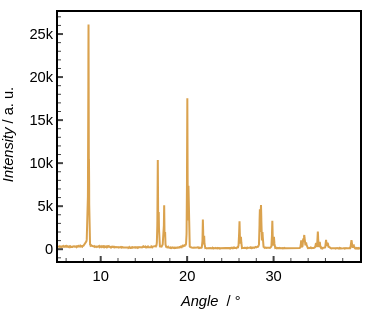

Notebook code cell kept with this figure:
### Code cell
a = dataframe = raw_data[0]
b = x_column_name = 'Angle'
c = y_column_names = 'Intensity'
d = curve_label = 'Test'
e = color = my_color_scale[1] # was 'orange'
f = XAxis_Label = '<i> Angle </i> / °'
g = YAxis_Label = '<i> Intensity </i>/ a. u.'
h = Filepath_for_saving = images_outdir + outname + ".html"

Plotly_Single_Dataframe(a, b, c, d, e, f, g, h)

### Figure 1 — Plotly figure (JSON) as saved in the notebook; plotly's stock layout.template omitted (floating-point values rounded to 4 significant figures; data arrays with more than 128 entries replaced by an {"elided": "..."} marker saying what was removed)
{"data": [{"line": {"color": "#daa24e", "dash": "solid", "width": 2}, "mode": "lines", "name": "Test", "type": "scatter", "x": {"elided": "4879 float values"}, "y": {"elided": "4879 float values"}}], "layout": {"font": {"color": "black", "family": "Arial", "size": 14.67}, "height": 309, "legend": {"bgcolor": "rgba(255,255,255,0)", "font": {"size": 10.67}, "x": 1.02, "xanchor": "left", "y": 1, "yanchor": "top"}, "margin": {"autoexpand": false, "b": 48, "l": 58, "r": 12, "t": 12}, "paper_bgcolor": "white", "plot_bgcolor": "white", "showlegend": false, "title": {}, "width": 372, "xaxis": {"automargin": false, "gridcolor": "lightgrey", "gridwidth": 0.5, "linecolor": "black", "linewidth": 2, "minor": {"ticklen": 3, "ticks": "inside", "tickwidth": 1}, "mirror": true, "showgrid": false, "showline": true, "showticklabels": true, "tickfont": {"size": 14.67}, "ticklen": 5, "ticks": "inside", "tickwidth": 2, "title": {"font": {"size": 14.67}, "text": "<i> Angle </i> / °"}}, "yaxis": {"automargin": false, "gridcolor": "lightgrey", "gridwidth": 0.5, "linecolor": "black", "linewidth": 2, "minor": {"ticklen": 3, "ticks": "inside", "tickwidth": 1}, "mirror": true, "showgrid": false, "showline": true, "showticklabels": true, "tickfont": {"size": 14.67}, "ticklen": 5, "ticks": "inside", "tickwidth": 2, "title": {"font": {"size": 14.67}, "text": "<i> Intensity </i>/ a. u."}}}}
